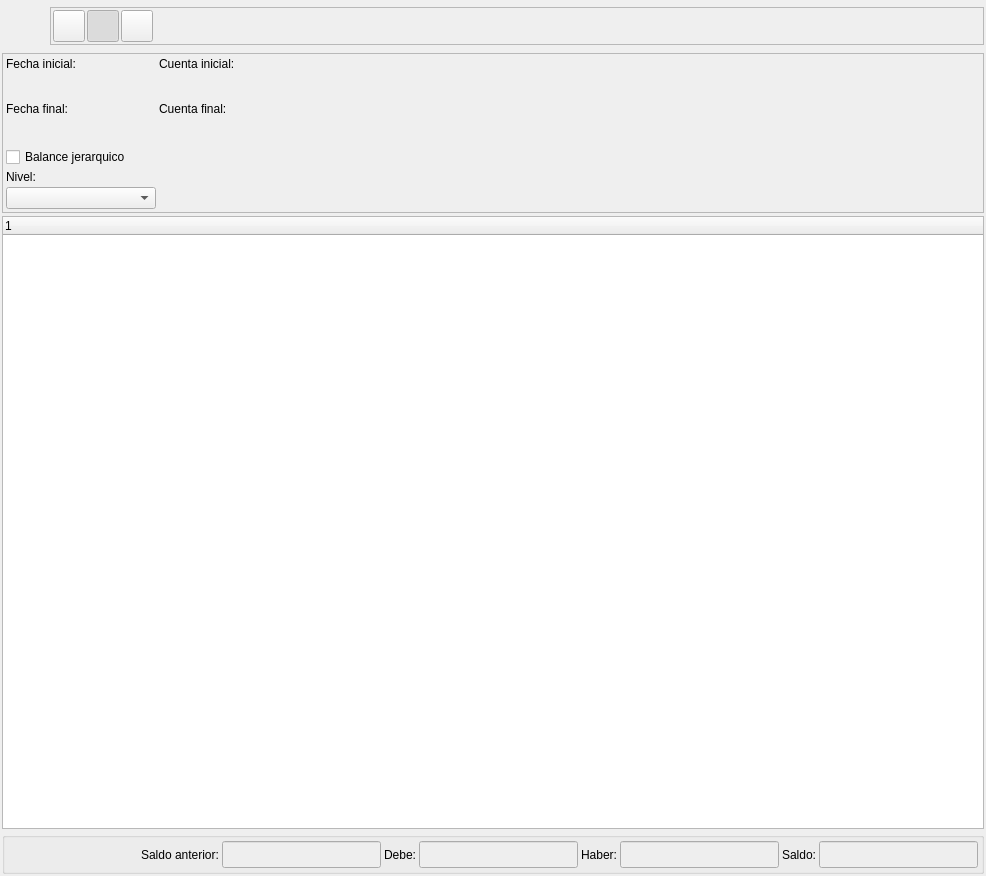
<?xml version="1.0" encoding="UTF-8"?>
<ui version="4.0">
 <author>Tomeu Borras Riera</author>
 <class>BalanceBase</class>
 <widget class="QWidget" name="BalanceBase">
  <property name="geometry">
   <rect>
    <x>0</x>
    <y>0</y>
    <width>986</width>
    <height>876</height>
   </rect>
  </property>
  <property name="sizePolicy">
   <sizepolicy hsizetype="Expanding" vsizetype="Expanding">
    <horstretch>0</horstretch>
    <verstretch>0</verstretch>
   </sizepolicy>
  </property>
  <property name="minimumSize">
   <size>
    <width>650</width>
    <height>450</height>
   </size>
  </property>
  <property name="windowTitle">
   <string>Balance de cuentas</string>
  </property>
  <property name="windowIcon">
   <iconset resource="../../../bulmages.qrc">
    <normaloff>:/BulmaCont32x32/images/png/i_balance.xpm</normaloff>:/BulmaCont32x32/images/png/i_balance.xpm</iconset>
  </property>
  <layout class="QGridLayout" name="gridLayout">
   <property name="margin">
    <number>2</number>
   </property>
   <item row="0" column="0">
    <layout class="QHBoxLayout">
     <property name="spacing">
      <number>0</number>
     </property>
     <property name="margin">
      <number>0</number>
     </property>
     <item>
      <widget class="QLabel" name="pixmapLabel1">
       <property name="sizePolicy">
        <sizepolicy hsizetype="Fixed" vsizetype="Fixed">
         <horstretch>0</horstretch>
         <verstretch>0</verstretch>
        </sizepolicy>
       </property>
       <property name="minimumSize">
        <size>
         <width>48</width>
         <height>48</height>
        </size>
       </property>
       <property name="maximumSize">
        <size>
         <width>48</width>
         <height>48</height>
        </size>
       </property>
       <property name="pixmap">
        <pixmap resource="../../../bulmages.qrc">:/BulmaCont32x32/images/png/i_balance.xpm</pixmap>
       </property>
       <property name="scaledContents">
        <bool>true</bool>
       </property>
      </widget>
     </item>
     <item>
      <widget class="QFrame" name="frame_3">
       <property name="sizePolicy">
        <sizepolicy hsizetype="Expanding" vsizetype="Fixed">
         <horstretch>0</horstretch>
         <verstretch>3</verstretch>
        </sizepolicy>
       </property>
       <property name="frameShape">
        <enum>QFrame::StyledPanel</enum>
       </property>
       <property name="frameShadow">
        <enum>QFrame::Raised</enum>
       </property>
       <layout class="QHBoxLayout" name="horizontalLayout">
        <property name="spacing">
         <number>2</number>
        </property>
        <property name="margin">
         <number>2</number>
        </property>
        <item>
         <widget class="QToolButton" name="mui_imprimir">
          <property name="minimumSize">
           <size>
            <width>32</width>
            <height>32</height>
           </size>
          </property>
          <property name="maximumSize">
           <size>
            <width>32</width>
            <height>32</height>
           </size>
          </property>
          <property name="toolTip">
           <string>Imprimir balance</string>
          </property>
          <property name="whatsThis">
           <string>Imprimir balance</string>
          </property>
          <property name="text">
           <string/>
          </property>
          <property name="icon">
           <iconset resource="../../../bulmages.qrc">
            <normaloff>:/Images/document-print.png</normaloff>:/Images/document-print.png</iconset>
          </property>
          <property name="iconSize">
           <size>
            <width>22</width>
            <height>22</height>
           </size>
          </property>
          <property name="shortcut">
           <string>Ctrl+P</string>
          </property>
         </widget>
        </item>
        <item>
         <widget class="QToolButton" name="mui_detalles">
          <property name="minimumSize">
           <size>
            <width>32</width>
            <height>32</height>
           </size>
          </property>
          <property name="maximumSize">
           <size>
            <width>32</width>
            <height>32</height>
           </size>
          </property>
          <property name="toolTip">
           <string>Filtrar balance</string>
          </property>
          <property name="whatsThis">
           <string>Filtrar balance</string>
          </property>
          <property name="text">
           <string/>
          </property>
          <property name="icon">
           <iconset resource="../../../bulmages.qrc">
            <normaloff>:/Images/edit-find.png</normaloff>:/Images/edit-find.png</iconset>
          </property>
          <property name="iconSize">
           <size>
            <width>22</width>
            <height>32</height>
           </size>
          </property>
          <property name="shortcut">
           <string>Ctrl+F</string>
          </property>
          <property name="checkable">
           <bool>true</bool>
          </property>
          <property name="checked">
           <bool>true</bool>
          </property>
         </widget>
        </item>
        <item>
         <widget class="QToolButton" name="mui_actualizar">
          <property name="minimumSize">
           <size>
            <width>32</width>
            <height>32</height>
           </size>
          </property>
          <property name="maximumSize">
           <size>
            <width>32</width>
            <height>32</height>
           </size>
          </property>
          <property name="toolTip">
           <string>Actualizar balance</string>
          </property>
          <property name="whatsThis">
           <string>Actualizar balance</string>
          </property>
          <property name="text">
           <string/>
          </property>
          <property name="icon">
           <iconset resource="../../../bulmages.qrc">
            <normaloff>:/Images/view-refresh.png</normaloff>:/Images/view-refresh.png</iconset>
          </property>
          <property name="iconSize">
           <size>
            <width>22</width>
            <height>22</height>
           </size>
          </property>
          <property name="shortcut">
           <string>F5</string>
          </property>
          <property name="checkable">
           <bool>false</bool>
          </property>
          <property name="checked">
           <bool>false</bool>
          </property>
         </widget>
        </item>
        <item>
         <widget class="QFrame" name="mui_plugbotones">
          <property name="frameShape">
           <enum>QFrame::StyledPanel</enum>
          </property>
          <property name="frameShadow">
           <enum>QFrame::Raised</enum>
          </property>
          <property name="lineWidth">
           <number>0</number>
          </property>
         </widget>
        </item>
        <item>
         <spacer>
          <property name="orientation">
           <enum>Qt::Horizontal</enum>
          </property>
          <property name="sizeType">
           <enum>QSizePolicy::Expanding</enum>
          </property>
          <property name="sizeHint" stdset="0">
           <size>
            <width>52</width>
            <height>25</height>
           </size>
          </property>
         </spacer>
        </item>
       </layout>
      </widget>
     </item>
    </layout>
   </item>
   <item row="2" column="0">
    <widget class="QTreeWidget" name="mui_list">
     <column>
      <property name="text">
       <string>1</string>
      </property>
     </column>
    </widget>
   </item>
   <item row="3" column="0">
    <widget class="QGroupBox" name="groupBox_2">
     <layout class="QGridLayout">
      <property name="margin">
       <number>3</number>
      </property>
      <property name="spacing">
       <number>3</number>
      </property>
      <item row="0" column="8">
       <widget class="QLineEdit" name="mui_totalSaldo">
        <property name="sizePolicy">
         <sizepolicy hsizetype="Fixed" vsizetype="Fixed">
          <horstretch>0</horstretch>
          <verstretch>0</verstretch>
         </sizepolicy>
        </property>
        <property name="minimumSize">
         <size>
          <width>100</width>
          <height>0</height>
         </size>
        </property>
        <property name="palette">
         <palette>
          <active>
           <colorrole role="Base">
            <brush brushstyle="SolidPattern">
             <color alpha="255">
              <red>238</red>
              <green>238</green>
              <blue>238</blue>
             </color>
            </brush>
           </colorrole>
          </active>
          <inactive>
           <colorrole role="Base">
            <brush brushstyle="SolidPattern">
             <color alpha="255">
              <red>238</red>
              <green>238</green>
              <blue>238</blue>
             </color>
            </brush>
           </colorrole>
          </inactive>
          <disabled>
           <colorrole role="Base">
            <brush brushstyle="SolidPattern">
             <color alpha="255">
              <red>255</red>
              <green>255</green>
              <blue>255</blue>
             </color>
            </brush>
           </colorrole>
          </disabled>
         </palette>
        </property>
        <property name="font">
         <font>
          <pointsize>12</pointsize>
          <weight>75</weight>
          <bold>true</bold>
         </font>
        </property>
        <property name="alignment">
         <set>Qt::AlignRight|Qt::AlignTrailing|Qt::AlignVCenter</set>
        </property>
       </widget>
      </item>
      <item row="0" column="0">
       <spacer>
        <property name="orientation">
         <enum>Qt::Horizontal</enum>
        </property>
        <property name="sizeHint" stdset="0">
         <size>
          <width>40</width>
          <height>20</height>
         </size>
        </property>
       </spacer>
      </item>
      <item row="0" column="4">
       <widget class="QLineEdit" name="mui_totalDebe">
        <property name="sizePolicy">
         <sizepolicy hsizetype="Fixed" vsizetype="Fixed">
          <horstretch>0</horstretch>
          <verstretch>0</verstretch>
         </sizepolicy>
        </property>
        <property name="minimumSize">
         <size>
          <width>100</width>
          <height>0</height>
         </size>
        </property>
        <property name="palette">
         <palette>
          <active>
           <colorrole role="Base">
            <brush brushstyle="SolidPattern">
             <color alpha="255">
              <red>238</red>
              <green>238</green>
              <blue>238</blue>
             </color>
            </brush>
           </colorrole>
          </active>
          <inactive>
           <colorrole role="Base">
            <brush brushstyle="SolidPattern">
             <color alpha="255">
              <red>238</red>
              <green>238</green>
              <blue>238</blue>
             </color>
            </brush>
           </colorrole>
          </inactive>
          <disabled>
           <colorrole role="Base">
            <brush brushstyle="SolidPattern">
             <color alpha="255">
              <red>255</red>
              <green>255</green>
              <blue>255</blue>
             </color>
            </brush>
           </colorrole>
          </disabled>
         </palette>
        </property>
        <property name="font">
         <font>
          <pointsize>12</pointsize>
          <weight>75</weight>
          <bold>true</bold>
         </font>
        </property>
        <property name="alignment">
         <set>Qt::AlignRight|Qt::AlignTrailing|Qt::AlignVCenter</set>
        </property>
       </widget>
      </item>
      <item row="0" column="7">
       <widget class="QLabel" name="label">
        <property name="text">
         <string>Saldo:</string>
        </property>
       </widget>
      </item>
      <item row="0" column="6">
       <widget class="QLineEdit" name="mui_totalHaber">
        <property name="sizePolicy">
         <sizepolicy hsizetype="Fixed" vsizetype="Fixed">
          <horstretch>0</horstretch>
          <verstretch>0</verstretch>
         </sizepolicy>
        </property>
        <property name="minimumSize">
         <size>
          <width>100</width>
          <height>0</height>
         </size>
        </property>
        <property name="palette">
         <palette>
          <active>
           <colorrole role="Base">
            <brush brushstyle="SolidPattern">
             <color alpha="255">
              <red>238</red>
              <green>238</green>
              <blue>238</blue>
             </color>
            </brush>
           </colorrole>
          </active>
          <inactive>
           <colorrole role="Base">
            <brush brushstyle="SolidPattern">
             <color alpha="255">
              <red>238</red>
              <green>238</green>
              <blue>238</blue>
             </color>
            </brush>
           </colorrole>
          </inactive>
          <disabled>
           <colorrole role="Base">
            <brush brushstyle="SolidPattern">
             <color alpha="255">
              <red>255</red>
              <green>255</green>
              <blue>255</blue>
             </color>
            </brush>
           </colorrole>
          </disabled>
         </palette>
        </property>
        <property name="font">
         <font>
          <pointsize>12</pointsize>
          <weight>75</weight>
          <bold>true</bold>
         </font>
        </property>
        <property name="alignment">
         <set>Qt::AlignRight|Qt::AlignTrailing|Qt::AlignVCenter</set>
        </property>
       </widget>
      </item>
      <item row="0" column="5">
       <widget class="QLabel" name="label_2">
        <property name="text">
         <string>Haber:</string>
        </property>
       </widget>
      </item>
      <item row="0" column="2">
       <widget class="QLineEdit" name="mui_totalSaldoAnterior">
        <property name="sizePolicy">
         <sizepolicy hsizetype="Fixed" vsizetype="Fixed">
          <horstretch>0</horstretch>
          <verstretch>0</verstretch>
         </sizepolicy>
        </property>
        <property name="minimumSize">
         <size>
          <width>100</width>
          <height>0</height>
         </size>
        </property>
        <property name="palette">
         <palette>
          <active>
           <colorrole role="Base">
            <brush brushstyle="SolidPattern">
             <color alpha="255">
              <red>238</red>
              <green>238</green>
              <blue>238</blue>
             </color>
            </brush>
           </colorrole>
          </active>
          <inactive>
           <colorrole role="Base">
            <brush brushstyle="SolidPattern">
             <color alpha="255">
              <red>238</red>
              <green>238</green>
              <blue>238</blue>
             </color>
            </brush>
           </colorrole>
          </inactive>
          <disabled>
           <colorrole role="Base">
            <brush brushstyle="SolidPattern">
             <color alpha="255">
              <red>255</red>
              <green>255</green>
              <blue>255</blue>
             </color>
            </brush>
           </colorrole>
          </disabled>
         </palette>
        </property>
        <property name="font">
         <font>
          <pointsize>12</pointsize>
          <weight>75</weight>
          <bold>true</bold>
         </font>
        </property>
        <property name="alignment">
         <set>Qt::AlignRight|Qt::AlignTrailing|Qt::AlignVCenter</set>
        </property>
       </widget>
      </item>
      <item row="0" column="1">
       <widget class="QLabel" name="TextLabel2">
        <property name="frameShape">
         <enum>QFrame::NoFrame</enum>
        </property>
        <property name="frameShadow">
         <enum>QFrame::Plain</enum>
        </property>
        <property name="text">
         <string>Saldo anterior:</string>
        </property>
       </widget>
      </item>
      <item row="0" column="3">
       <widget class="QLabel" name="label_3">
        <property name="text">
         <string>Debe:</string>
        </property>
       </widget>
      </item>
     </layout>
    </widget>
   </item>
   <item row="1" column="0">
    <widget class="QFrame" name="frame">
     <property name="frameShape">
      <enum>QFrame::StyledPanel</enum>
     </property>
     <property name="frameShadow">
      <enum>QFrame::Raised</enum>
     </property>
     <layout class="QGridLayout">
      <property name="margin">
       <number>3</number>
      </property>
      <property name="spacing">
       <number>3</number>
      </property>
      <item row="0" column="0">
       <widget class="QLabel" name="TextLabel1_2_2">
        <property name="sizePolicy">
         <sizepolicy hsizetype="Fixed" vsizetype="Fixed">
          <horstretch>0</horstretch>
          <verstretch>0</verstretch>
         </sizepolicy>
        </property>
        <property name="text">
         <string>Fecha inicial:</string>
        </property>
       </widget>
      </item>
      <item row="0" column="1" colspan="2">
       <widget class="QLabel" name="TextLabel1_3">
        <property name="text">
         <string>Cuenta inicial:</string>
        </property>
       </widget>
      </item>
      <item row="1" column="0">
       <widget class="BlDateSearch" name="mui_fechaInicial" native="true">
        <property name="sizePolicy">
         <sizepolicy hsizetype="Fixed" vsizetype="Fixed">
          <horstretch>0</horstretch>
          <verstretch>0</verstretch>
         </sizepolicy>
        </property>
        <property name="minimumSize">
         <size>
          <width>150</width>
          <height>25</height>
         </size>
        </property>
       </widget>
      </item>
      <item row="1" column="1" colspan="2">
       <widget class="BlSearchWidget" name="mui_cuentaInicial" native="true">
        <property name="minimumSize">
         <size>
          <width>100</width>
          <height>25</height>
         </size>
        </property>
       </widget>
      </item>
      <item row="2" column="0">
       <widget class="QLabel" name="TextLabel1_2_2_2">
        <property name="text">
         <string>Fecha final:</string>
        </property>
       </widget>
      </item>
      <item row="2" column="1" colspan="2">
       <widget class="QLabel" name="TextLabel1_3_2">
        <property name="text">
         <string>Cuenta final:</string>
        </property>
       </widget>
      </item>
      <item row="3" column="0">
       <widget class="BlDateSearch" name="mui_fechaFinal" native="true">
        <property name="sizePolicy">
         <sizepolicy hsizetype="Fixed" vsizetype="Fixed">
          <horstretch>0</horstretch>
          <verstretch>0</verstretch>
         </sizepolicy>
        </property>
        <property name="minimumSize">
         <size>
          <width>150</width>
          <height>25</height>
         </size>
        </property>
       </widget>
      </item>
      <item row="3" column="1" colspan="2">
       <widget class="BlSearchWidget" name="mui_cuentaFinal" native="true">
        <property name="minimumSize">
         <size>
          <width>100</width>
          <height>25</height>
         </size>
        </property>
       </widget>
      </item>
      <item row="5" column="0">
       <widget class="QLabel" name="textLabel1_2">
        <property name="text">
         <string>Nivel:</string>
        </property>
        <property name="alignment">
         <set>Qt::AlignLeading|Qt::AlignLeft|Qt::AlignVCenter</set>
        </property>
       </widget>
      </item>
      <item row="6" column="0">
       <widget class="QComboBox" name="mui_nivel">
        <property name="minimumSize">
         <size>
          <width>150</width>
          <height>0</height>
         </size>
        </property>
       </widget>
      </item>
      <item row="4" column="0">
       <widget class="QCheckBox" name="mui_balanceJerarquico">
        <property name="text">
         <string>Balance jerarquico</string>
        </property>
       </widget>
      </item>
      <item row="4" column="1" rowspan="3">
       <spacer name="horizontalSpacer">
        <property name="orientation">
         <enum>Qt::Horizontal</enum>
        </property>
        <property name="sizeHint" stdset="0">
         <size>
          <width>40</width>
          <height>20</height>
         </size>
        </property>
       </spacer>
      </item>
     </layout>
    </widget>
   </item>
  </layout>
 </widget>
 <layoutdefault spacing="3" margin="3"/>
 <customwidgets>
  <customwidget>
   <class>BlDateSearch</class>
   <extends>QWidget</extends>
   <header>bldatesearch.h</header>
  </customwidget>
  <customwidget>
   <class>BlSearchWidget</class>
   <extends>QWidget</extends>
   <header>blsearchwidget.h</header>
   <container>1</container>
  </customwidget>
 </customwidgets>
 <tabstops>
  <tabstop>mui_imprimir</tabstop>
  <tabstop>mui_detalles</tabstop>
  <tabstop>mui_actualizar</tabstop>
  <tabstop>mui_nivel</tabstop>
  <tabstop>mui_list</tabstop>
 </tabstops>
 <resources>
  <include location="../../../bulmages.qrc"/>
  <include location="../../../bulmages.qrc"/>
 </resources>
 <connections>
  <connection>
   <sender>mui_detalles</sender>
   <signal>toggled(bool)</signal>
   <receiver>frame</receiver>
   <slot>setVisible(bool)</slot>
   <hints>
    <hint type="sourcelabel">
     <x>101</x>
     <y>33</y>
    </hint>
    <hint type="destinationlabel">
     <x>113</x>
     <y>60</y>
    </hint>
   </hints>
  </connection>
 </connections>
</ui>
